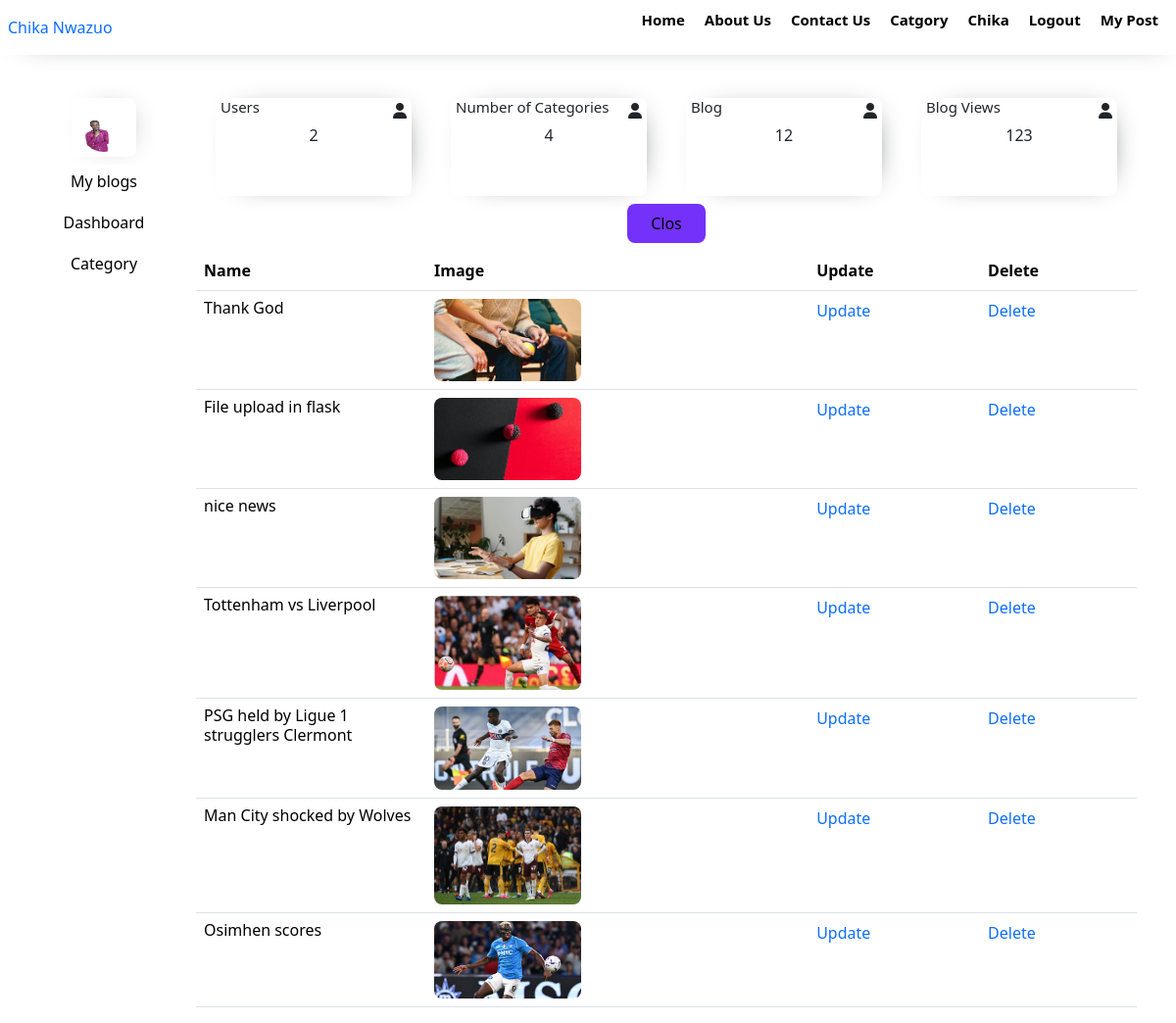
The app's page /addblog (signed in), older data.
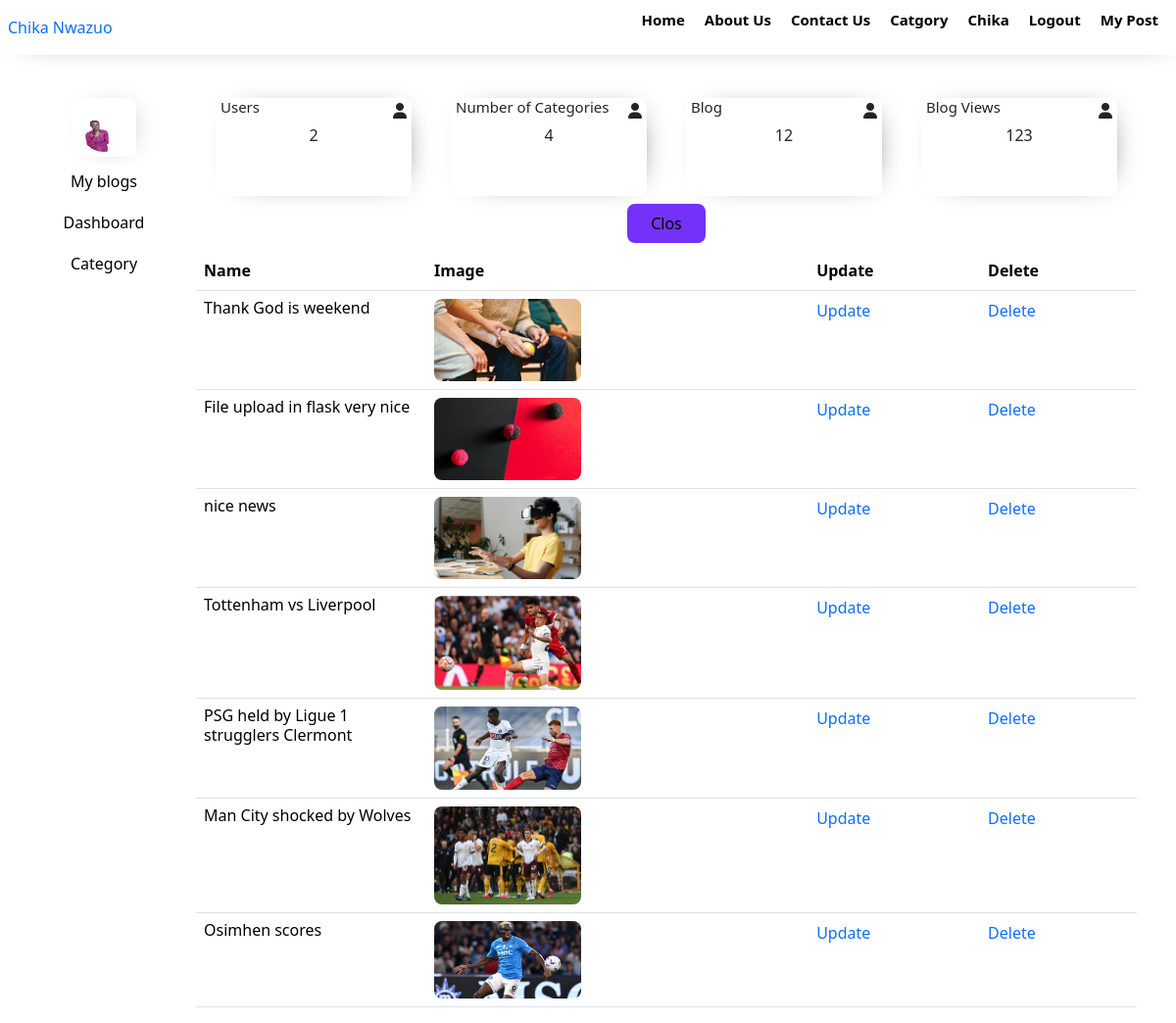
The same page, newer data.
### models.py (models this page shows, shortened)
class Post(db.Model):
    __tablename__ = "post"
    id = db.Column(db.Integer, primary_key=True)
    title = db.Column(db.String(100), nullable=False)
    date_posted = db.Column(db.DateTime, nullable=False, default=datetime.utcnow)
    content = db.Column(db.Text, nullable=False)
    image = db.Column(db.String(200), nullable=True)
    user_id = db.Column(db.Integer, db.ForeignKey('user.id'), nullable=False)
    category_id = db.Column(db.Integer, db.ForeignKey('category.id'), nullable=False)
    slug=db.Column(db.String(100),nullable=False)
    comment=db.relationship("Comment",backref="post",lazy=True)

### blueprint/addblog.py (the view)
@addblog_page.route("/addblog",methods=['GET','POST'])
@login_required
def addblog():
    user= newsession.get('user_id')
    cat=Category.query.all()
    post=Post.query.filter_by(user_id=user).all()
    blogform=PostForm()
    if blogform.validate_on_submit():
        slug=blogform.title.data.lower()
        slug=slug.replace(' ','-')
        slug = unicodedata.normalize('NFKD', slug).encode('ascii', 'ignore').decode('utf-8')
        slug=re.sub(r'[-]+', '-', slug)
        slug=slug.strip('-')
        uploaded_file=blogform.image.data
        if uploaded_file and allowed_file(uploaded_file.filename):
            unique_filename=str(uuid.uuid4())+ secure_filename(uploaded_file.filename)
            file_path=os.path.join(app.config['UPLOAD_FOLDER'],unique_filename)
            uploaded_file.save(file_path)
            newpost=Post(
            title=blogform.title.data,
            content=blogform.content.data,
            image=unique_filename,
            user_id=user,
            category_id=request.form.get('category_id'),
            slug=slug,
            )
            db.session.add(newpost)
            db.session.commit()
            flash("Blog created")
            return redirect(url_for('addblog_page.addblog'))
        else:
            return redirect(url_for('addblog_page.addblog'))
    else:
        return render_template("admin/addblog.html",blogform=blogform,cat=cat,post=post)

### app.py (called while the page is built)
@app.context_processor
def inject_global_data():
    categorydata=Category.query.all()
    categorycount=Category.query.count()
    users=User.query.count()
    blog=Post.query.count()
    return {'categorydata': categorydata,'categorycount':categorycount,"users":users,'blog':blog}

### blueprint/auth.py (called while the page is built)
def login_required(func):
    @wraps(func)
    def decorated_function(*args,**kwargs):
        if not session.get("user"):
            return redirect(url_for("register_page.register"))
        return func(*args,**kwargs)
    return decorated_function

### templates/admin/addblog.html (shortened to what this page needs)
{% extends 'admin/layout/adminbased.html' %}
{% block content %}
<div class="add-item-form-div">
    <div class="table-form">
        <button class="addformbtn" onclick="openform()">Clos</button>
    <div class="table-div">
        <table class="table">
            <thead>
              <tr>
                <th scope="col">Name</th>
                <th scope="col">Image</th>
                <th scope="col">Update</th>
                <th scope="col">Delete</th>
              </tr>
            </thead>
            <tbody>
              {% for p in post %}
              <tr>
                <td class="addblogptag"><p>{{p.title}}</p></td>
                <td class="myblog-img">
                  <img src="{{ url_for('static', filename='blogsimg/' + p.image) }}" alt="Blog image">
                </td>
                <td>
                <a href="{{ url_for('editblog_page.editblog', id=p['id']) }}">Update</a>
                </td>
                <td><a href="">Delete</a></td>
              </tr>
              {% endfor %}
            </tbody>
          </table>
    </div>
    </div>
</div>
{% endblock  %}

Row changes from the older to the newer data that the page shows:
changed Post: title "Thank God" → "Thank God is weekend"
changed Post: title "File upload in flask" → "File upload in flask very nice"
